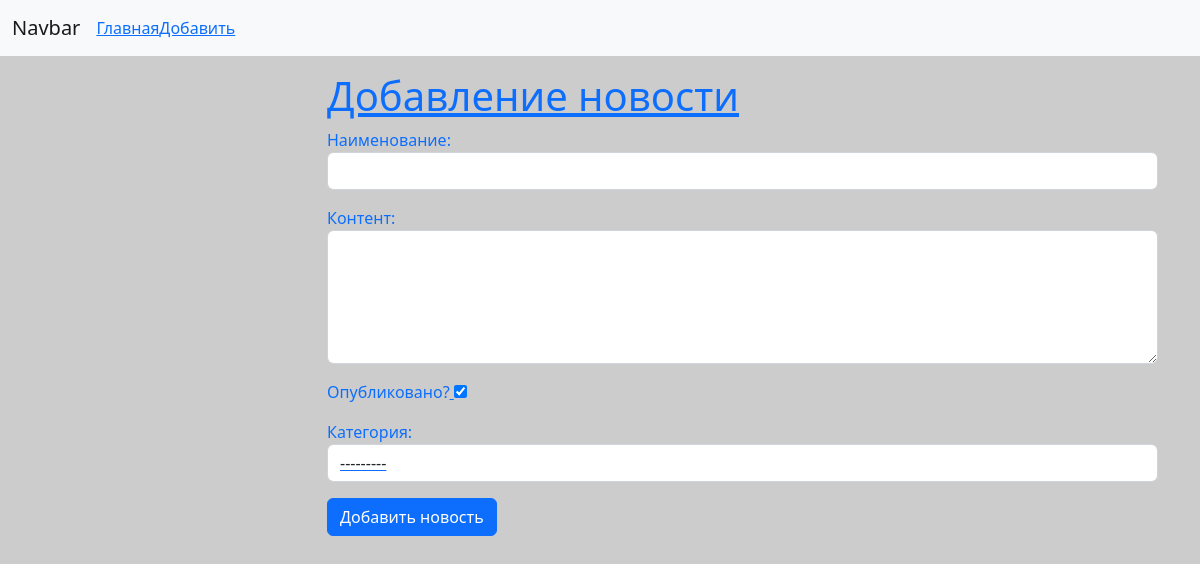
The page /news/add-news on the database as committed earlier.
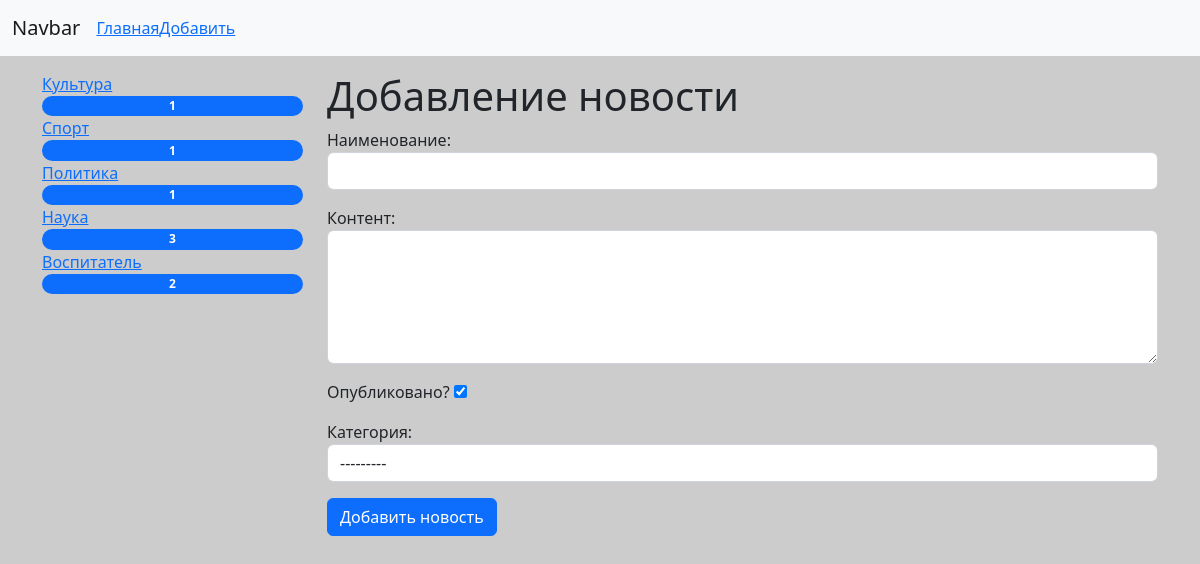
The same page on the database as committed later.
### news/models.py (models this page shows)
class Category(models.Model):
    title = models.CharField(max_length=150, db_index=True, verbose_name='Наименование категории')
    def get_absolute_url(self):
        return reverse('category', kwargs={'category_id': self.pk})
    def __str__(self):
        return self.title
    class Meta:
        verbose_name = 'Категория'
        verbose_name_plural = 'Категории'
        ordering = ['title']

### news/views.py (the view)
# urls.py: path('news/add-news', CreateNews.as_view(), name='add_news'),
class CreateNews(CreateView):
    form_class = NewsForm
    template_name = 'news/add_news.html'

### news/forms.py (shortened to what this page needs)
class NewsForm(forms.ModelForm):
    class Meta:
        model = News
        fields = ['title', 'content', 'is_published', 'category']
        widgets  = {
            'title': forms.TextInput(attrs={'class': 'form-control'}),
            'content': forms.Textarea(attrs={'class': 'form-control', 'rows': 5}),
            'category': forms.Select(attrs={'class': 'form-control'}),
        }

### news/templatetags/news_tags.py (called while the page is built)
@register.inclusion_tag('news/list_categories.html')
def show_categories(arg1='Hello', arg2='world'):
    categories = Category.objects.annotate(cnt=Count('news', filter=F('news__is_published'))).filter(cnt__gt=0)
    return {'categories': categories, 'arg1':arg1, 'arg2':arg2}

### news/templates/news/add_news.html (shortened to what this page needs)
{% extends 'base.html' %}
{% block sidebar %}
{% include 'inc/_sidebar.html'%}
{% endblock %}
{% block content %}
<h1>Добавление новости</h1>
<form action="{% url 'add_news' %}" method = 'post'>
    {{ form.as_p }}
    <button type="submit" class="btn btn-primary btn-block">Добавить новость</button>
</form>
{% endblock %}

### templates/base.html (shortened to what this page needs)
{% load static %}
<!doctype html>
<html lang="ru" dir="ltr">
  <head>
    <link rel="stylesheet" href="{% static 'bootstrap/css/bootstrap.min.css'%}">
    <link rel="stylesheet" href="{% static 'css/style.css'%}">
  </head>
  <body>
    {% include 'inc/_nav.html'%}
    <div class="container mt-3">
      <div class = "row">
        <div class="col-md-3">
          {% block sidebar %}SIDEBAR{% endblock %}
        </div>
        <div class="col-md-9">
          {% block content %}CONTENT{% endblock %}
        </div>
      </div>
    </div>
  </body>
</html>

### templates/inc/_nav.html (shortened to what this page needs)
<nav class="navbar navbar-expand-lg bg-light">
      <div class="container-fluid">
        <a class="navbar-brand" href="{% url 'home' %}">Navbar</a>
        <div class="collapse navbar-collapse" id="navbarNav">
          <ul class="navbar-nav">
            <li class="nav-item"><a href="{% url 'home' %}">Главная</li>
            <li class="nav-item"><a href="{% url 'add_news' %}">Добавить</li>
          </ul>
        </div>
      </div>
</nav>

### templates/inc/_sidebar.html (shortened to what this page needs)
{% load news_tags %}
{% show_categories %}

### news/templates/news/list_categories.html
    <div class="list-group">
      {% for item in categories %}
      <a href="{{ item.get_absolute_url }}"class="list-group-itemlist-group-item-action" > {{ item.title }} </a>
        <span class="badge bg-primary rounded-pill">{{ item.cnt }}</span>
      {% endfor %}
    </div>

Rows that differ between the two databases and show on the page:
added Category: title "Культура", cnt "1"
added Category: title "Спорт", cnt "1"
added Category: title "Политика", cnt "1"
added Category: title "Наука", cnt "3"
added Category: title "Воспитатель", cnt "2"
